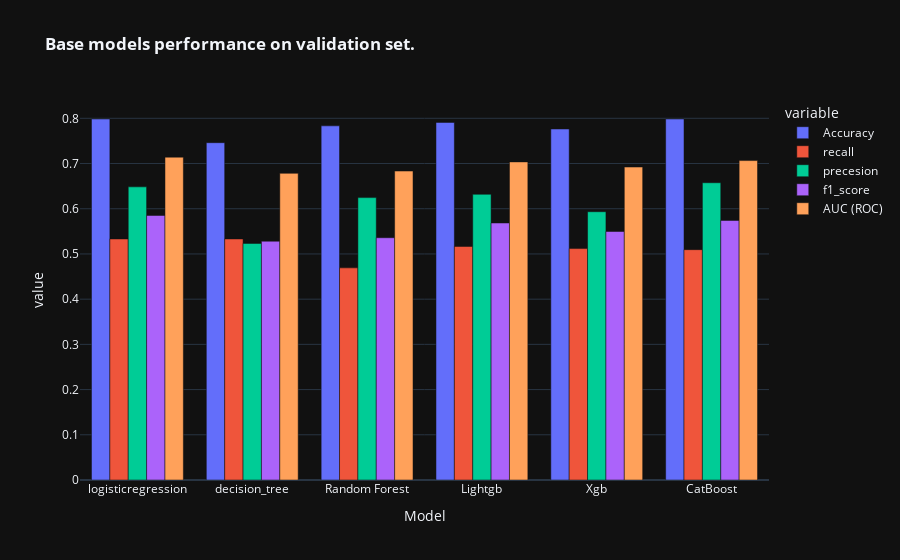

This figure's notebook cell:
### Code cell
px.bar(
    val_results,
    barmode="group",
    title="<b>Base models performance on validation set.</b>"
)

### Figure 1 — Plotly figure (JSON) as saved in the notebook; plotly's stock layout.template omitted (floating-point values rounded to 4 significant figures)
{"data": [{"alignmentgroup": "True", "hovertemplate": "variable=Accuracy<br>Model=%{x}<br>value=%{y}<extra></extra>", "legendgroup": "Accuracy", "marker": {"color": "#636efa", "pattern": {"shape": ""}}, "name": "Accuracy", "offsetgroup": "Accuracy", "orientation": "v", "showlegend": true, "textposition": "auto", "type": "bar", "x": ["logisticregression", "decision_tree", "Random Forest", "Lightgb", "Xgb", "CatBoost"], "xaxis": "x", "y": [0.7985, 0.7461, 0.7833, 0.7909, 0.7764, 0.7985], "yaxis": "y"}, {"alignmentgroup": "True", "hovertemplate": "variable=recall<br>Model=%{x}<br>value=%{y}<extra></extra>", "legendgroup": "recall", "marker": {"color": "#EF553B", "pattern": {"shape": ""}}, "name": "recall", "offsetgroup": "recall", "orientation": "v", "showlegend": true, "textposition": "auto", "type": "bar", "x": ["logisticregression", "decision_tree", "Random Forest", "Lightgb", "Xgb", "CatBoost"], "xaxis": "x", "y": [0.5332, 0.5332, 0.4692, 0.5166, 0.5118, 0.5095], "yaxis": "y"}, {"alignmentgroup": "True", "hovertemplate": "variable=precesion<br>Model=%{x}<br>value=%{y}<extra></extra>", "legendgroup": "precesion", "marker": {"color": "#00cc96", "pattern": {"shape": ""}}, "name": "precesion", "offsetgroup": "precesion", "orientation": "v", "showlegend": true, "textposition": "auto", "type": "bar", "x": ["logisticregression", "decision_tree", "Random Forest", "Lightgb", "Xgb", "CatBoost"], "xaxis": "x", "y": [0.6484, 0.5233, 0.6246, 0.6319, 0.5934, 0.6575], "yaxis": "y"}, {"alignmentgroup": "True", "hovertemplate": "variable=f1_score<br>Model=%{x}<br>value=%{y}<extra></extra>", "legendgroup": "f1_score", "marker": {"color": "#ab63fa", "pattern": {"shape": ""}}, "name": "f1_score", "offsetgroup": "f1_score", "orientation": "v", "showlegend": true, "textposition": "auto", "type": "bar", "x": ["logisticregression", "decision_tree", "Random Forest", "Lightgb", "Xgb", "CatBoost"], "xaxis": "x", "y": [0.5852, 0.5282, 0.5359, 0.5684, 0.5496, 0.5741], "yaxis": "y"}, {"alignmentgroup": "True", "hovertemplate": "variable=AUC (ROC)<br>Model=%{x}<br>value=%{y}<extra></extra>", "legendgroup": "AUC (ROC)", "marker": {"color": "#FFA15A", "pattern": {"shape": ""}}, "name": "AUC (ROC)", "offsetgroup": "AUC (ROC)", "orientation": "v", "showlegend": true, "textposition": "auto", "type": "bar", "x": ["logisticregression", "decision_tree", "Random Forest", "Lightgb", "Xgb", "CatBoost"], "xaxis": "x", "y": [0.714, 0.6783, 0.6833, 0.7036, 0.6922, 0.7065], "yaxis": "y"}], "layout": {"barmode": "group", "legend": {"title": {"text": "variable"}, "tracegroupgap": 0}, "title": {"text": "<b>Base models performance on validation set.</b>"}, "xaxis": {"anchor": "y", "domain": [0, 1], "title": {"text": "Model"}}, "yaxis": {"anchor": "x", "domain": [0, 1], "title": {"text": "value"}}}}
